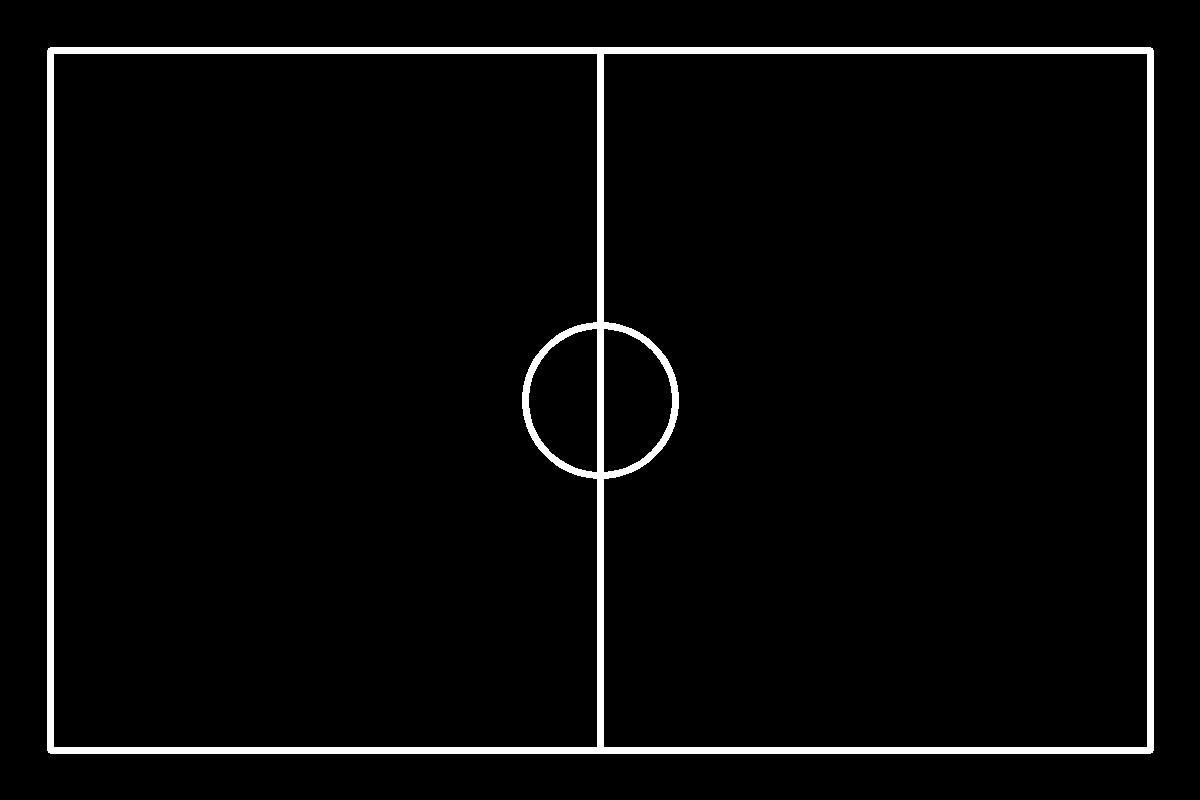
#> input picture src/vision_pkg/vision_pkg/maps/robocup_field.png, 1200 x 800 px, found by its file name
$ python map_modifier.py
#> lines starting #> are read from the running program, lines starting #| are printed output that depends on the picture; after the words box and inside, x2 and y2 are one past the last pixel; in counts of white or black regions, pixels touching at a corner belong together
#> `binary_img = cv2.imread(img_path, cv2.IMREAD_GRAYSCALE)`: binary_img: shape (800, 1200); 3.5% white; 1 white region, box (x1, y1, x2, y2) and area: (47, 47, 1154, 754) 33237
import cv2
import numpy as np


def shift_image(binary_img, shift_x, shift_y):
    """
    Shift the binary image horizontally and vertically.

    Parameters:
        binary_img (numpy array): Input binary image.
        shift_x (int): Number of pixels to shift in x-direction (+ve right, -ve left).
        shift_y (int): Number of pixels to shift in y-direction (+ve down, -ve up).

    Returns:
        numpy array: Shifted binary image.
    """
#> called with shift_x = 50, shift_y = 30
    h, w = binary_img.shape
#> h = 800; w = 1200
    M = np.float32([[1, 0, shift_x], [0, 1, shift_y]])
    shifted_img = cv2.warpAffine(binary_img, M, (w, h), borderValue=0)
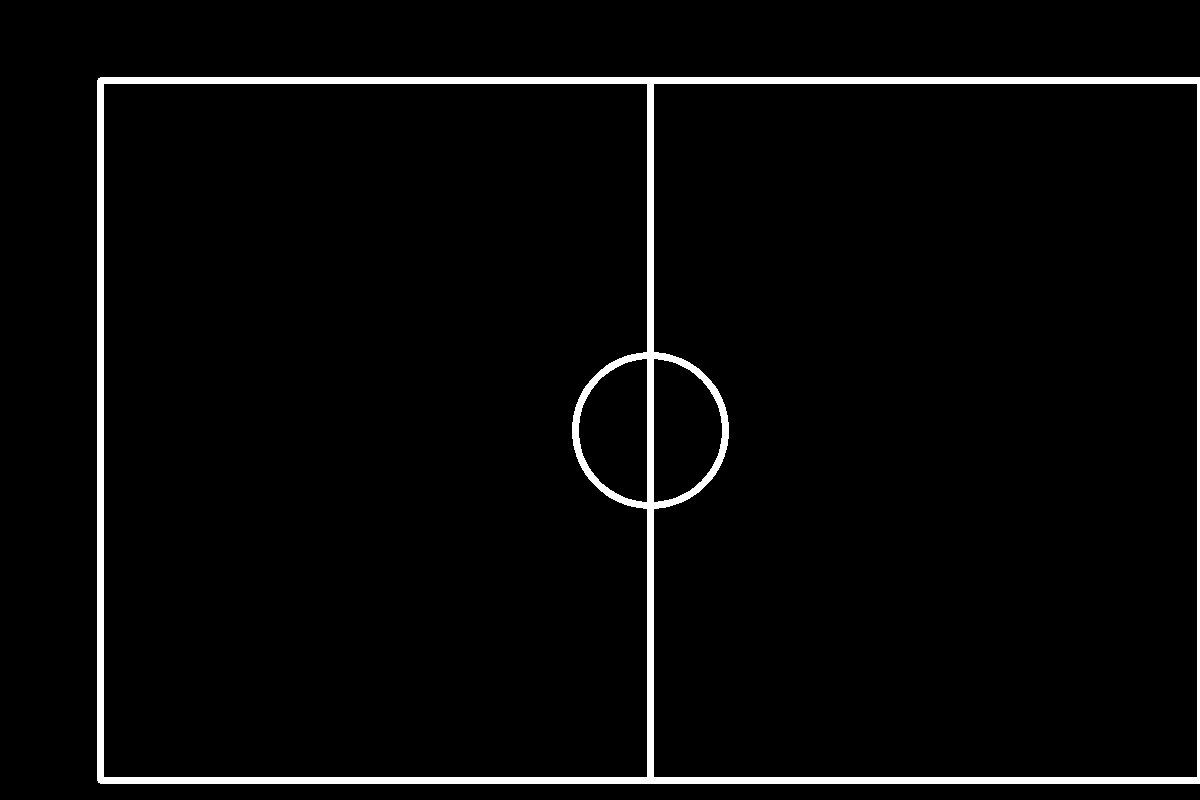
#> shifted_img: shape (800, 1200); 3.2% white; 1 white region, box (x1, y1, x2, y2) and area: (97, 77, 1200, 784) 30419
    return shifted_img


def rotate_image(binary_img, angle):
    """
    Rotate the binary image around its center by a given angle.

    Parameters:
        binary_img (numpy array): Input binary image.
        angle (float): Angle in degrees (positive is counter-clockwise).

    Returns:
        numpy array: Rotated binary image with same dimensions.
    """
#> called with angle = 340
    h, w = binary_img.shape
#> h = 800; w = 1200
    center = (w // 2, h // 2)
#> center = (600, 400)
    M = cv2.getRotationMatrix2D(center, angle, 1.0)
    rotated_img = cv2.warpAffine(binary_img, M, (w, h), borderValue=0)
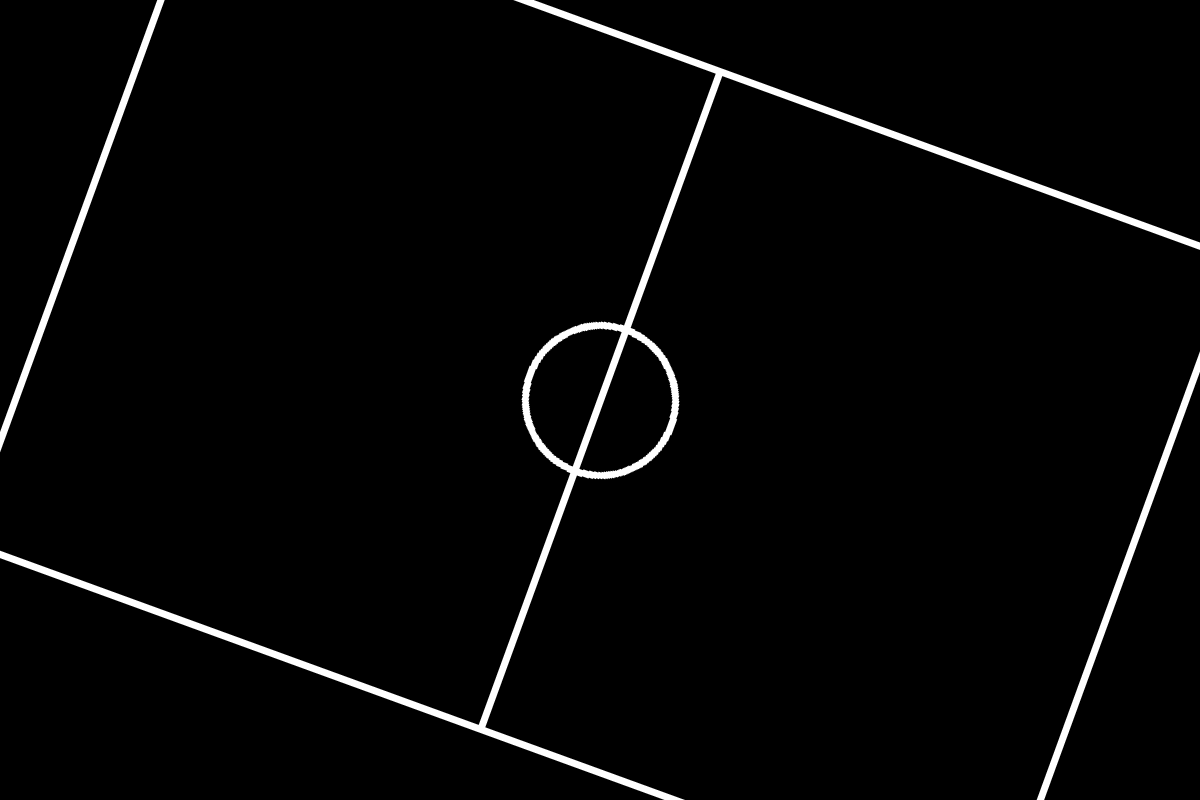
#> rotated_img: shape (800, 1200); min 0, max 255, mean 6.6
    return rotated_img


def crop_image(binary_img, new_width, new_height):
    """
    Crop the binary image with the center as reference to the desired dimensions.

    Parameters:
        binary_img (numpy array): Input binary image.
        new_width (int): Desired width after cropping.
        new_height (int): Desired height after cropping.

    Returns:
        numpy array: Cropped binary image.
    """
#> called with new_width = 200, new_height = 200
    h, w = binary_img.shape
#> h = 800; w = 1200
    center_x, center_y = w // 2, h // 2
#> center_x = 600; center_y = 400
    x_start = max(center_x - new_width // 2, 0)
#> x_start = 500
    y_start = max(center_y - new_height // 2, 0)
#> y_start = 300
    x_end = min(center_x + new_width // 2, w)
#> x_end = 700
    y_end = min(center_y + new_height // 2, h)
#> y_end = 500

    cropped_img = binary_img[y_start:y_end, x_start:x_end]
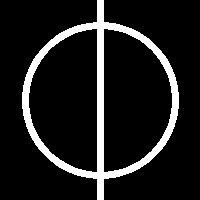
#> cropped_img: shape (200, 200); 11.5% white; 1 white region, box (x1, y1, x2, y2) and area: (22, 0, 179, 200) 4606

    # Pad if needed to maintain desired size
    cropped_img = cv2.copyMakeBorder(
        cropped_img,
        (new_height - cropped_img.shape[0]) // 2,
        (new_height - cropped_img.shape[0] + 1) // 2,
        (new_width - cropped_img.shape[1]) // 2,
        (new_width - cropped_img.shape[1] + 1) // 2,
        cv2.BORDER_CONSTANT,
        value=0
    )

    return cropped_img


# ------------------------------
# Example Usage
# ------------------------------
if __name__ == "__main__":
    # Load binary image
    img_path = "robocup_field.png"
    binary_img = cv2.imread(img_path, cv2.IMREAD_GRAYSCALE)

    # Ensure binary image
    _, binary_img = cv2.threshold(binary_img, 127, 255, cv2.THRESH_BINARY)

    # Shift image by 50 pixels right and 30 pixels down
    shifted_img = shift_image(binary_img, shift_x=50, shift_y=30)
    # cv2.imwrite("shifted_image.png", shifted_img)

    # Rotate image by 45 degrees
    rotated_img = rotate_image(binary_img, angle=340)
    cv2.imwrite("rotated_image.png", rotated_img)

    # Crop image to 200x200 pixels with the center remaining fixed
    cropped_img = crop_image(binary_img, new_width=200, new_height=200)
    # cv2.imwrite("cropped_image.png", cropped_img)

    print("All images processed and saved successfully!")

$ run again, with src/vision_pkg/vision_pkg/maps/damaged_image.png copied over src/vision_pkg/vision_pkg/maps/robocup_field.png
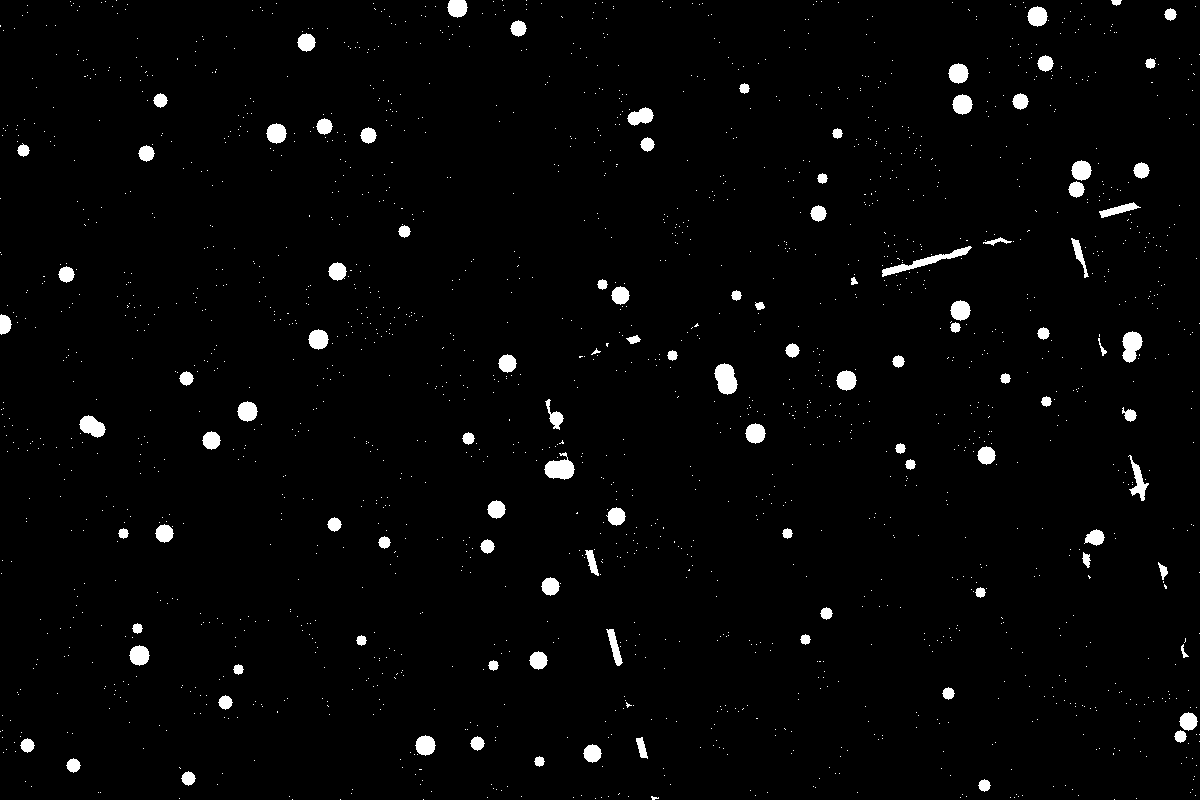
#> input picture src/vision_pkg/vision_pkg/maps/damaged_image.png, 1200 x 800 px, found by its file name
#> binary_img: shape (800, 1200); 2.2% white; 1832 white regions (1727 under 20 px), largest, box (x1, y1, x2, y2) and area: (882, 246, 972, 277) 583, (714, 363, 738, 395) 532, (544, 452, 575, 480) 508
#> shifted_img: shape (800, 1200); 2.1% white; 1692 white regions (1594 under 20 px), largest, box (x1, y1, x2, y2) and area: (932, 276, 1022, 307) 583, (764, 393, 788, 425) 532, (594, 482, 625, 510) 508
#> in rotate_image, `rotated_img = cv2.warpAffine(binary_img, M, (w, h), borderValue=0)`:
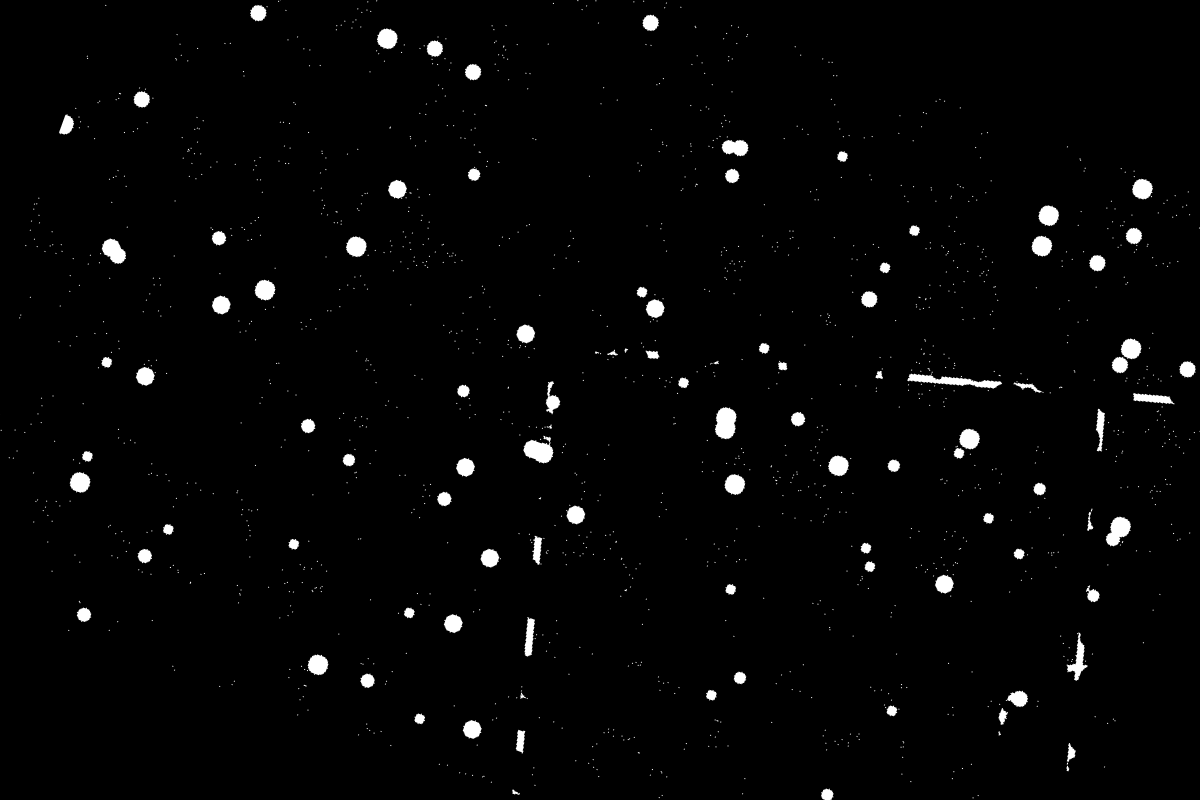
#> rotated_img: shape (800, 1200); min 0, max 255, mean 5.1
#> in crop_image, `cropped_img = binary_img[y_start:y_end, x_start:x_end]`:
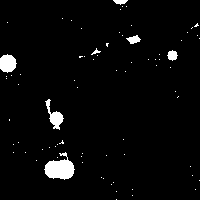
#> cropped_img: shape (200, 200); 3.3% white; 76 white regions (69 under 20 px), largest, box (x1, y1, x2, y2) and area: (44, 152, 75, 180) 508, (0, 54, 17, 73) 243, (45, 99, 64, 130) 218

$ run again, with src/vision_pkg/vision_pkg/maps/distance_test_field.png copied over src/vision_pkg/vision_pkg/maps/robocup_field.png
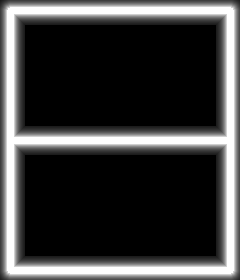
#> input picture src/vision_pkg/vision_pkg/maps/distance_test_field.png, 240 x 280 px, found by its file name
#> binary_img is the input picture: shape (280, 240); min 0, max 255, mean 63
#> `_, binary_img = cv2.threshold(binary_img, 127, 255, cv2.THRESH_BINARY)`:
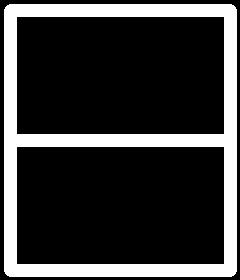
#> binary_img: shape (280, 240); 22.5% white; 1 white region, box (x1, y1, x2, y2) and area: (4, 4, 237, 277) 15123
#> shifted_img: shape (280, 240); 11.4% white; 1 white region, box (x1, y1, x2, y2) and area: (54, 34, 240, 280) 7684
#> in crop_image, `cropped_img = binary_img[y_start:y_end, x_start:x_end]`:
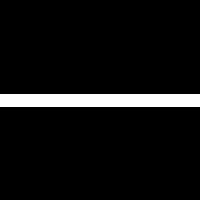
#> cropped_img: shape (200, 200); 6.5% white; 1 white region, box (x1, y1, x2, y2) and area: (0, 94, 200, 107) 2600
